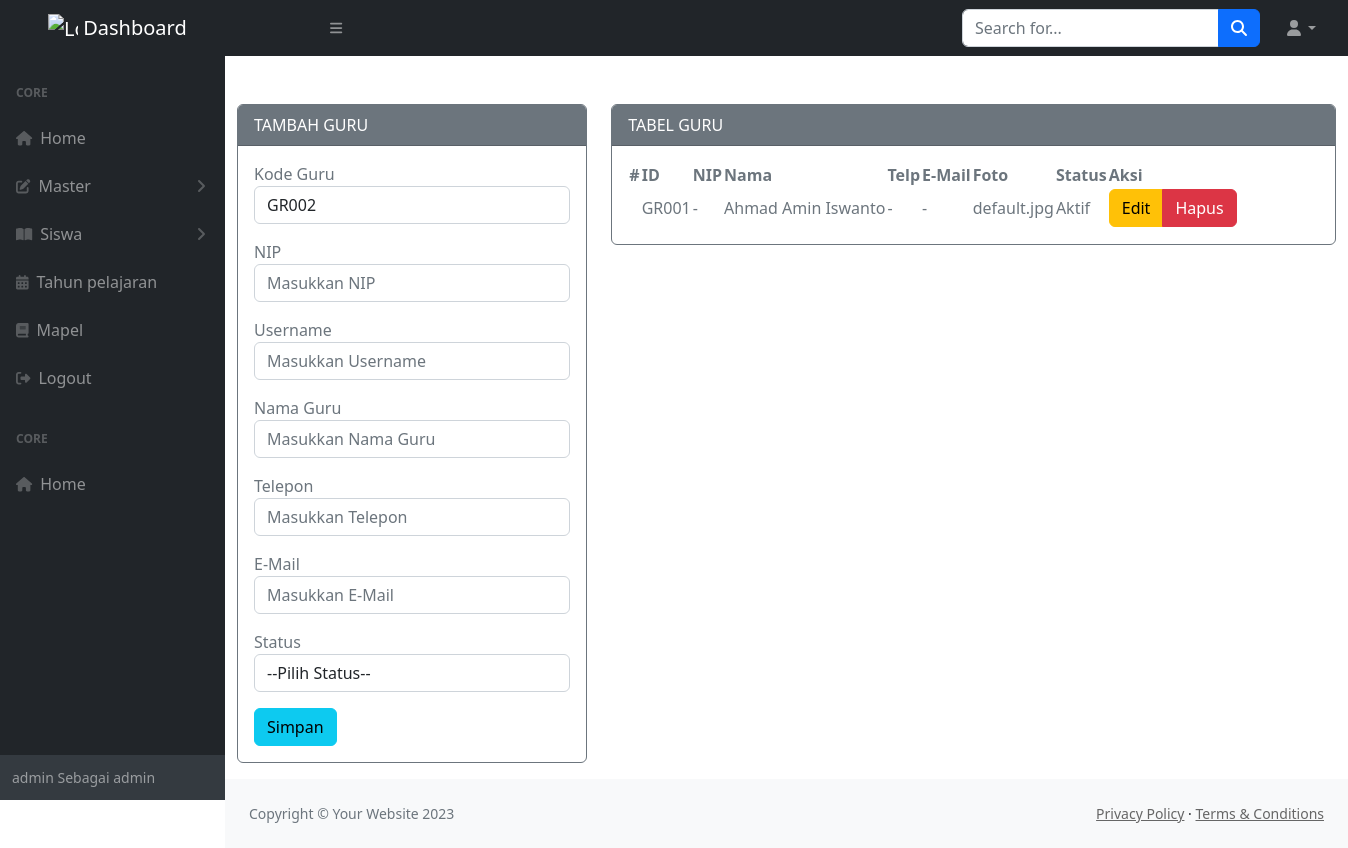
The page /admin/media.php?module=guru (signed in) on the database as committed earlier.
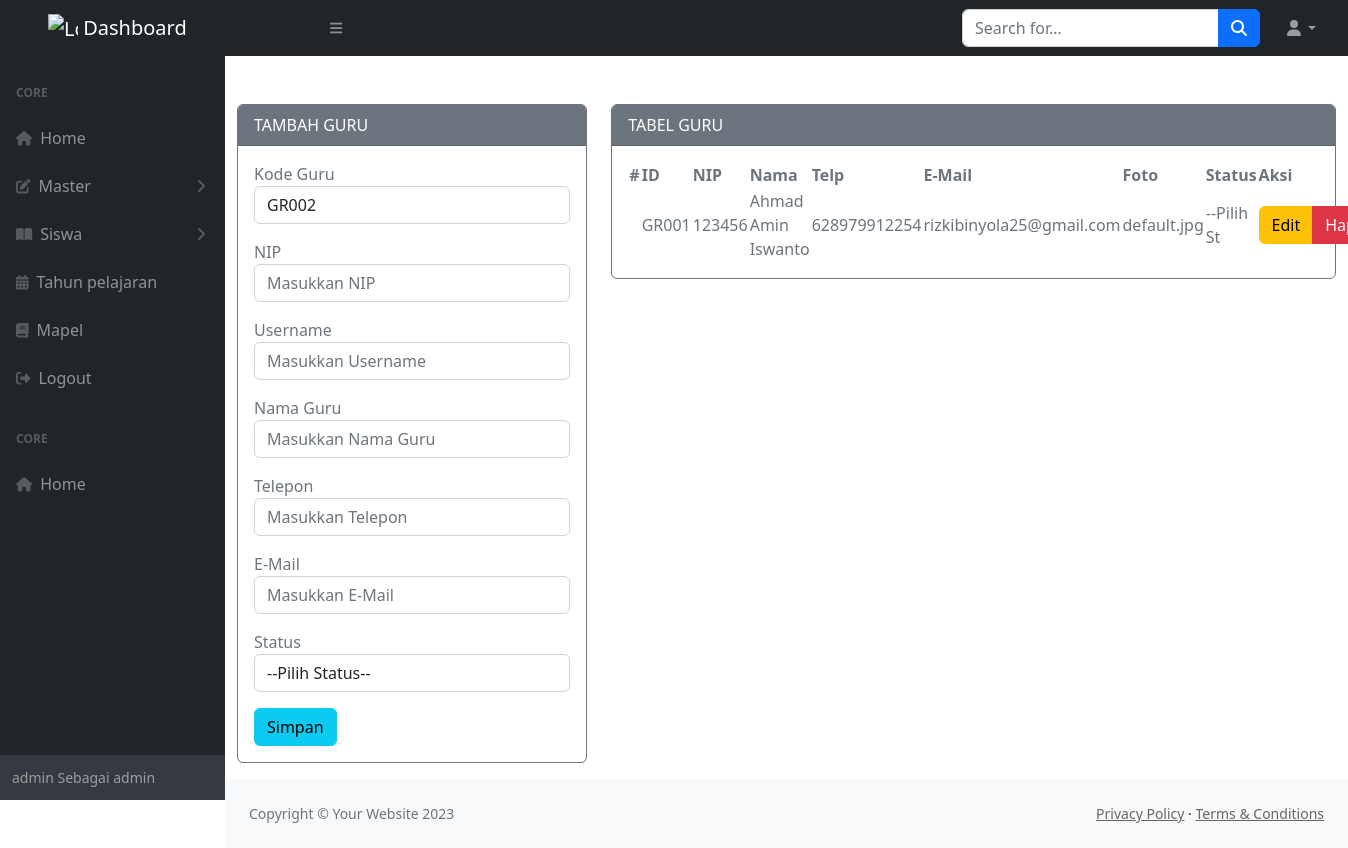
The same page on the database as committed later.
### tables this page shows
CREATE TABLE `guru` (
  `kd_guru` varchar(20) NOT NULL,
  `username` varchar(50) NOT NULL,
  `nip_password` varchar(50) NOT NULL DEFAULT '-',
  `nip` varchar(50) NOT NULL,
  `nama` varchar(100) NOT NULL,
  `telp` varchar(20) NOT NULL DEFAULT '-',
  `email` varchar(30) NOT NULL DEFAULT '-',
  `foto` varchar(100) NOT NULL DEFAULT 'default.jpg',
  `status` varchar(10) NOT NULL DEFAULT 'aktif'
);

### admin/modul/mod_guru/guru_v.php (the view, shortened to what the changed rows need)
<?php
include "../koneksi/koneksi.php";
if (empty($_SESSION['username']) and empty($_SESSION['passuser']) and $_SESSION['login'] == 0) {
  echo "<script>alert('Kembalilah Kejalan yang benar!!!'); window.location = '../../index.php';</script>";
} else {
  $update = (isset($_GET['action']) and $_GET['action'] == 'update') ? true : false;
?>
  <div class="container mt-5">
    <div class="cotent-wrapper">
      <div class="row">
        <div class="col-md-4 col-sm-4 col-xs-12">
          <div class="card border-secondary mb-3">
            <div class="card-header text-bg-<?= ($update) ? "success" : "secondary" ?>">
              <?= ($update) ? "EDIT" : "TAMBAH" ?> GURU
            </div>
            <div class="card-body text-secondary">
              <form action="<?= $_SERVER['REQUEST_URI'] ?>" method="POST" enctype="multipart/form-data">
                <div class="form-group mb-3">
                  <label>Kode Guru</label>
                  <?php
                  $sql = "SELECT * FROM guru ORDER BY kd_guru DESC LIMIT 0,1";
                  $results = mysqli_query($connect, $sql) or die("Error: " . mysqli_error($connect));
                  $data = mysqli_fetch_array($results);
                  if (empty($data['kd_guru'])) {
                    $kd = 'GR001';
                  } else {
                    $kodeawal = substr($data['kd_guru'], 3, 4) + 1;
                    if ($kodeawal < 10) {
                      $kd = 'GR00' . $kodeawal;
                    } elseif ($kodeawal > 9 && $kodeawal <= 99) {
                      $kd = 'GR0' . $kodeawal;
                    } else {
                      $kd = 'GR' . $kodeawal;
                    }
                  }
                  ?>
                  <input class="form-control" value="<?php echo $kd; ?>" name="kd_guru" type="text" />
                </div>
                <div class="form-group mb-3">
                  <label>NIP</label>
                  <input class="form-control" placeholder="Masukkan NIP" name="nip" type="text" <?= (!$update) ?: 'value="' . $row["nip"] . '"' ?> />
                </div>
                <div class="form-group mb-3">
                  <label>Username</label>
                  <input class="form-control" placeholder="Masukkan Username" name="username" type="text" <?= (!$update) ?: 'value="' . $row["username"] . '"' ?> />
                </div>
                <div class="form-group mb-3">
                  <label>Nama Guru </label>
                  <input class="form-control" placeholder="Masukkan Nama Guru" name="nama" type="text" <?= (!$update) ?: 'value="' . $row["nama"] . '"' ?> />
                </div>
                <div class="form-group mb-3">
                  <label>Telepon </label>
                  <input class="form-control" placeholder="Masukkan Telepon" name="telp" type="text" <?= (!$update) ?: 'value="' . $row["telp"] . '"' ?> />
                </div>
                <div class="form-group mb-3">
                  <label>E-Mail </label>
                  <input class="form-control" placeholder="Masukkan E-Mail" name="email" type="text" <?= (!$update) ?: 'value="' . $row["email"] . '"' ?> />
                </div>
                <div class="form-group mb-3">
                  <label>Status </label>
                  <select class="form-control" name="status">
                    <option selected hidden>--Pilih Status--</option>
                  </select>
                </div>
                <button type="submit" class="btn btn-<?= ($update) ? "warning" : "info" ?> btn-block">Simpan</button>
              </form>
            </div>
          </div>
        </div>
        <div class="col-md-8 col-sm-8 col-xs-12">
          <div class="card border-secondary mb-3">
            <div class="card-header text-bg-secondary">
              TABEL GURU
            </div>
            <div class="card-body text-secondary">
              <table id="datatablesSimple">
                <thead>
                  <tr>
                    <th>#</th>
                    <th>ID</th>
                    <th>NIP</th>
                    <th>Nama</th>
                    <th>Telp</th>
                    <th>E-Mail</th>
                    <th>Foto</th>
                    <th>Status</th>
                    <th>Aksi</th>
                  </tr>
                </thead>
                <tbody>
                  <tr>
                    <?php if ($query = $connect->query("SELECT * FROM guru")) : ?>
                      <?php while ($row = $query->fetch_assoc()) : ?>
                        <td></td>
                        <td><?= $row['kd_guru'] ?></td>
                        <td><?= $row['nip'] ?></td>
                        <td><?= $row['nama'] ?></td>
                        <td><?= $row['telp'] ?></td>
                        <td><?= $row['email'] ?></td>
                        <td><?= $row['foto'] ?></td>
                        <td><?= $row['status'] ?></td>
                        <td class="hidden-print">
                          <div class="btn-group">
                            <a href="?module=guru&action=update&key=<?= $row['kd_guru'] ?>" class="btn btn-warning btn-xs">Edit</a>
                            <a href="?module=guru&action=delete&key=<?= $row['kd_guru'] ?>" class="btn btn-danger btn-xs">Hapus</a>
                          </div>
                        </td>
                  </tr>
                <?php endwhile ?>
              <?php endif ?>
                </tbody>
              </table>
            </div>
          </div>
        </div>
      </div>
    </div>
  </div>
<?php } ?>

Rows that differ between the two databases and show on the page:
changed guru "GR001": nip "-" → "123456"; telp "-" → "628979912254"; email "-" → "rizkibinyola25@gmail.com"; status "Aktif" → "--Pilih St"
